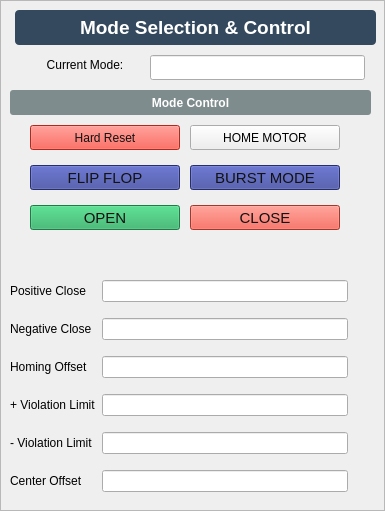
     <widget class="QFrame" name="ModeSelectFrame">
      <property name="frameShape">
       <enum>QFrame::StyledPanel</enum>
      </property>
      <property name="frameShadow">
       <enum>QFrame::Raised</enum>
      </property>
      <widget class="QLabel" name="ModeSelectLabel">
       <property name="geometry">
        <rect>
         <x>15</x>
         <y>10</y>
         <width>361</width>
         <height>35</height>
        </rect>
       </property>
       <property name="font">
        <font>
         <pointsize>14</pointsize>
         <weight>75</weight>
         <bold>true</bold>
        </font>
       </property>
       <property name="styleSheet">
        <string notr="true">QLabel {
    background-color: #34495E;
    color: white;
    border-radius: 4px;
    font-size: 14pt;
    font-weight: bold;
    padding: 5px;
}</string>
       </property>
       <property name="text">
        <string>Mode Selection &amp; Control</string>
       </property>
       <property name="alignment">
        <set>Qt::AlignCenter</set>
       </property>
      </widget>
      <widget class="QLabel" name="ProgramSelLabel">
       <property name="geometry">
        <rect>
         <x>10</x>
         <y>55</y>
         <width>150</width>
         <height>20</height>
        </rect>
       </property>
       <property name="text">
        <string>Current Mode:</string>
       </property>
       <property name="alignment">
        <set>Qt::AlignCenter</set>
       </property>
      </widget>
      <widget class="PyDMLineEdit" name="ProgramSelInput">
       <property name="geometry">
        <rect>
         <x>150</x>
         <y>55</y>
         <width>215</width>
         <height>25</height>
        </rect>
       </property>
       <property name="alignment">
        <set>Qt::AlignCenter</set>
       </property>
       <property name="precision" stdset="0">
        <number>0</number>
       </property>
       <property name="showUnits" stdset="0">
        <bool>false</bool>
       </property>
       <property name="precisionFromPV" stdset="0">
        <bool>true</bool>
       </property>
       <property name="alarmSensitiveContent" stdset="0">
        <bool>false</bool>
       </property>
       <property name="alarmSensitiveBorder" stdset="0">
        <bool>true</bool>
       </property>
       <property name="PyDMToolTip" stdset="0">
        <string/>
       </property>
       <property name="monitorDisp" stdset="0">
        <bool>false</bool>
       </property>
       <property name="channel" stdset="0">
        <string>ca://${prefix}:MMS:01:eModeSelector_RBV</string>
       </property>
      </widget>
      <widget class="QLabel" name="ModeControlGroupLabel">
       <property name="geometry">
        <rect>
         <x>10</x>
         <y>90</y>
         <width>361</width>
         <height>25</height>
        </rect>
       </property>
       <property name="styleSheet">
        <string notr="true">background-color: #7F8C8D; color: white; font-weight: bold; padding: 3px; border-radius: 3px;</string>
       </property>
       <property name="text">
        <string>Mode Control</string>
       </property>
       <property name="alignment">
        <set>Qt::AlignCenter</set>
       </property>
      </widget>
      <widget class="PyDMPushButton" name="FlipFlop">
       <property name="geometry">
        <rect>
         <x>30</x>
         <y>165</y>
         <width>150</width>
         <height>25</height>
        </rect>
       </property>
       <property name="styleSheet">
        <string notr="true">QPushButton {
	color: rgb(18, 18, 18);
	background-color: rgb(54, 64, 153);
    font-size: 11pt;
}
QPushButton:hover {
    background-color: #2980B9;
}
QPushButton:pressed {
    background-color: #21618C;
}</string>
       </property>
       <property name="text">
        <string>FLIP FLOP</string>
       </property>
       <property name="channel" stdset="0">
        <string>ca://XCS:SB2:MMS:09:RUN_FLIPFLOP</string>
       </property>
       <property name="pressValue" stdset="0">
        <string>1</string>
       </property>
      </widget>
      <widget class="PyDMPushButton" name="BurstModeButton">
       <property name="geometry">
        <rect>
         <x>190</x>
         <y>165</y>
         <width>150</width>
         <height>25</height>
        </rect>
       </property>
       <property name="styleSheet">
        <string notr="true">QPushButton {
    color: rgb(18, 18, 18);
    background-color: rgb(54, 64, 153);
    font-size: 11pt;
}
QPushButton:hover {
    background-color: #8E44AD;
}
QPushButton:pressed {
    background-color: #7D3C98;
}</string>
       </property>
       <property name="text">
        <string>BURST MODE</string>
       </property>
       <property name="channel" stdset="0">
        <string>ca://XCS:SB2:MMS:09:RUN_BURSTMODE</string>
       </property>
       <property name="pressValue" stdset="0">
        <string>1</string>
       </property>
      </widget>
      <widget class="PyDMPushButton" name="HomeButton">
       <property name="geometry">
        <rect>
         <x>190</x>
         <y>125</y>
         <width>150</width>
         <height>25</height>
        </rect>
       </property>
       <property name="styleSheet">
        <string notr="true">QPushButton {
    color: rgb(18, 18, 18);    
    background-color: #F39C12;
    font-size: 11pt;
}
QPushButton:hover {
    background-color: #E67E22;
}
QPushButton:pressed {
    background-color: #D68910;
}
color: rgb(18, 18, 18);</string>
       </property>
       <property name="text">
        <string>HOME MOTOR</string>
       </property>
       <property name="channel" stdset="0">
        <string>ca://XCS:SB2:MMS:09:HOME:MOTOR</string>
       </property>
       <property name="pressValue" stdset="0">
        <string>1</string>
       </property>
      </widget>
      <widget class="PyDMPushButton" name="OpenButton">
       <property name="geometry">
        <rect>
         <x>30</x>
         <y>205</y>
         <width>150</width>
         <height>25</height>
        </rect>
       </property>
       <property name="styleSheet">
        <string notr="true">QPushButton {
    color: rgb(18, 18, 18);
    background-color: #27AE60;
    font-size: 11pt;
}
QPushButton:hover {
    background-color: #229954;
}
QPushButton:pressed {
    background-color: #1E8449;
}</string>
       </property>
       <property name="text">
        <string>OPEN</string>
       </property>
       <property name="channel" stdset="0">
        <string>ca://XCS:SB2:MMS:09:S_OPEN</string>
       </property>
       <property name="pressValue" stdset="0">
        <string>1</string>
       </property>
      </widget>
      <widget class="PyDMPushButton" name="CloseButton">
       <property name="geometry">
        <rect>
         <x>190</x>
         <y>205</y>
         <width>150</width>
         <height>25</height>
        </rect>
       </property>
       <property name="styleSheet">
        <string notr="true">QPushButton {
    color: rgb(18, 18, 18);
    background-color: #E74C3C;
    font-size: 11pt;
}
QPushButton:hover {
    background-color: #C0392B;
}
QPushButton:pressed {
    background-color: #A93226;
}</string>
       </property>
       <property name="text">
        <string>CLOSE</string>
       </property>
       <property name="channel" stdset="0">
        <string>ca://XCS:SB2:MMS:09:S_CLOSE</string>
       </property>
       <property name="pressValue" stdset="0">
        <string>1</string>
       </property>
      </widget>
      <widget class="PyDMPushButton" name="PyDMPushButton_2">
       <property name="geometry">
        <rect>
         <x>30</x>
         <y>125</y>
         <width>150</width>
         <height>25</height>
        </rect>
       </property>
       <property name="toolTip">
        <string/>
       </property>
       <property name="styleSheet">
        <string notr="true">color: rgb(18, 18, 18);
background-color: rgb(255, 53, 35);</string>
       </property>
       <property name="text">
        <string>Hard Reset</string>
       </property>
       <property name="alarmSensitiveContent" stdset="0">
        <bool>false</bool>
       </property>
       <property name="alarmSensitiveBorder" stdset="0">
        <bool>false</bool>
       </property>
       <property name="PyDMToolTip" stdset="0">
        <string/>
       </property>
       <property name="monitorDisp" stdset="0">
        <bool>false</bool>
       </property>
       <property name="channel" stdset="0">
        <string>ca://${prefix}:MMS:01:bReset</string>
       </property>
       <property name="PyDMIcon" stdset="0">
        <string/>
       </property>
       <property name="passwordProtected" stdset="0">
        <bool>false</bool>
       </property>
       <property name="password" stdset="0">
        <string/>
       </property>
       <property name="protectedPassword" stdset="0">
        <string/>
       </property>
       <property name="showConfirmDialog" stdset="0">
        <bool>false</bool>
       </property>
       <property name="confirmMessage" stdset="0">
        <string>Are you sure you want to proceed?</string>
       </property>
       <property name="pressValue" stdset="0">
        <string>1</string>
       </property>
       <property name="releaseValue" stdset="0">
        <string>None</string>
       </property>
       <property name="relativeChange" stdset="0">
        <bool>false</bool>
       </property>
       <property name="writeWhenRelease" stdset="0">
        <bool>false</bool>
       </property>
      </widget>
      <widget class="QWidget" name="layoutWidget">
       <property name="geometry">
        <rect>
         <x>10</x>
         <y>270</y>
         <width>351</width>
         <height>232</height>
        </rect>
       </property>
       <layout class="QGridLayout" name="gridLayout_2">
        <item row="0" column="0">
         <widget class="QLabel" name="label">
          <property name="text">
           <string>Positive Close</string>
          </property>
         </widget>
        </item>
        <item row="1" column="0">
         <widget class="QLabel" name="label_2">
          <property name="text">
           <string>Negative Close</string>
          </property>
         </widget>
        </item>
        <item row="1" column="2">
         <widget class="PyDMLabel" name="PyDMLabel_2">
          <property name="maximumSize">
           <size>
            <width>50</width>
            <height>16777215</height>
           </size>
          </property>
          <property name="toolTip">
           <string/>
          </property>
          <property name="precision" stdset="0">
           <number>0</number>
          </property>
          <property name="showUnits" stdset="0">
           <bool>false</bool>
          </property>
          <property name="precisionFromPV" stdset="0">
           <bool>true</bool>
          </property>
          <property name="alarmSensitiveContent" stdset="0">
           <bool>false</bool>
          </property>
          <property name="alarmSensitiveBorder" stdset="0">
           <bool>true</bool>
          </property>
          <property name="PyDMToolTip" stdset="0">
           <string/>
          </property>
          <property name="channel" stdset="0">
           <string>ca://${prefix}:MMS:01:fStopNeg_RBV</string>
          </property>
          <property name="enableRichText" stdset="0">
           <bool>false</bool>
          </property>
         </widget>
        </item>
        <item row="1" column="1">
         <widget class="PyDMLineEdit" name="PyDMLineEdit_2">
          <property name="maximumSize">
           <size>
            <width>1000</width>
            <height>16777215</height>
           </size>
          </property>
          <property name="toolTip">
           <string/>
          </property>
          <property name="precision" stdset="0">
           <number>0</number>
          </property>
          <property name="showUnits" stdset="0">
           <bool>false</bool>
          </property>
          <property name="precisionFromPV" stdset="0">
           <bool>true</bool>
          </property>
          <property name="alarmSensitiveContent" stdset="0">
           <bool>false</bool>
          </property>
          <property name="alarmSensitiveBorder" stdset="0">
           <bool>true</bool>
          </property>
          <property name="PyDMToolTip" stdset="0">
           <string/>
          </property>
          <property name="monitorDisp" stdset="0">
           <bool>false</bool>
          </property>
          <property name="channel" stdset="0">
           <string>ca://${prefix}:MMS:01:fStopNeg</string>
          </property>
         </widget>
        </item>
        <item row="3" column="1">
         <widget class="PyDMLineEdit" name="PyDMLineEdit_4">
          <property name="maximumSize">
           <size>
            <width>1000</width>
            <height>16777215</height>
           </size>
          </property>
          <property name="toolTip">
           <string/>
          </property>
          <property name="precision" stdset="0">
           <number>0</number>
          </property>
          <property name="showUnits" stdset="0">
           <bool>false</bool>
          </property>
          <property name="precisionFromPV" stdset="0">
           <bool>true</bool>
          </property>
          <property name="alarmSensitiveContent" stdset="0">
           <bool>false</bool>
          </property>
          <property name="alarmSensitiveBorder" stdset="0">
           <bool>true</bool>
          </property>
          <property name="PyDMToolTip" stdset="0">
           <string/>
          </property>
          <property name="monitorDisp" stdset="0">
           <bool>false</bool>
          </property>
          <property name="channel" stdset="0">
           <string>ca://${prefix}:MMS:01:fLimitPos</string>
          </property>
         </widget>
        </item>
        <item row="4" column="2">
         <widget class="PyDMLabel" name="PyDMLabel_5">
          <property name="maximumSize">
           <size>
            <width>50</width>
            <height>16777215</height>
           </size>
          </property>
          <property name="toolTip">
           <string/>
          </property>
          <property name="precision" stdset="0">
           <number>0</number>
          </property>
          <property name="showUnits" stdset="0">
           <bool>false</bool>
          </property>
          <property name="precisionFromPV" stdset="0">
           <bool>true</bool>
          </property>
          <property name="alarmSensitiveContent" stdset="0">
           <bool>false</bool>
          </property>
          <property name="alarmSensitiveBorder" stdset="0">
           <bool>true</bool>
          </property>
          <property name="PyDMToolTip" stdset="0">
           <string/>
          </property>
          <property name="channel" stdset="0">
           <string>ca://${prefix}:MMS:01:fLimitNeg_RBV</string>
          </property>
          <property name="enableRichText" stdset="0">
           <bool>false</bool>
          </property>
         </widget>
        </item>
        <item row="2" column="0">
         <widget class="QLabel" name="label_3">
          <property name="text">
           <string>Homing Offset</string>
          </property>
         </widget>
        </item>
        <item row="4" column="1">
         <widget class="PyDMLineEdit" name="PyDMLineEdit_5">
          <property name="maximumSize">
           <size>
            <width>1000</width>
            <height>16777215</height>
           </size>
          </property>
          <property name="toolTip">
           <string/>
          </property>
          <property name="precision" stdset="0">
           <number>0</number>
          </property>
          <property name="showUnits" stdset="0">
           <bool>false</bool>
          </property>
          <property name="precisionFromPV" stdset="0">
           <bool>true</bool>
          </property>
          <property name="alarmSensitiveContent" stdset="0">
           <bool>false</bool>
          </property>
          <property name="alarmSensitiveBorder" stdset="0">
           <bool>true</bool>
          </property>
          <property name="PyDMToolTip" stdset="0">
           <string/>
          </property>
          <property name="monitorDisp" stdset="0">
           <bool>false</bool>
          </property>
          <property name="channel" stdset="0">
           <string>ca://${prefix}:MMS:01:fLimitNeg</string>
          </property>
         </widget>
        </item>
        <item row="3" column="0">
         <widget class="QLabel" name="label_4">
          <property name="text">
           <string>+ Violation Limit</string>
          </property>
         </widget>
        </item>
        <item row="2" column="1">
         <widget class="PyDMLineEdit" name="PyDMLineEdit_3">
          <property name="maximumSize">
           <size>
            <width>1000</width>
            <height>16777215</height>
           </size>
          </property>
          <property name="toolTip">
           <string/>
          </property>
          <property name="precision" stdset="0">
           <number>0</number>
          </property>
          <property name="showUnits" stdset="0">
           <bool>false</bool>
          </property>
          <property name="precisionFromPV" stdset="0">
           <bool>true</bool>
          </property>
          <property name="alarmSensitiveContent" stdset="0">
           <bool>false</bool>
          </property>
          <property name="alarmSensitiveBorder" stdset="0">
           <bool>true</bool>
          </property>
          <property name="PyDMToolTip" stdset="0">
           <string/>
          </property>
          <property name="monitorDisp" stdset="0">
           <bool>false</bool>
          </property>
          <property name="channel" stdset="0">
           <string>ca://${prefix}:MMS:01:fCenter</string>
          </property>
         </widget>
        </item>
        <item row="5" column="1">
         <widget class="PyDMLineEdit" name="PyDMLineEdit_6">
          <property name="maximumSize">
           <size>
            <width>1000</width>
            <height>16777215</height>
           </size>
          </property>
          <property name="toolTip">
           <string/>
          </property>
          <property name="precision" stdset="0">
           <number>0</number>
          </property>
          <property name="showUnits" stdset="0">
           <bool>false</bool>
          </property>
          <property name="precisionFromPV" stdset="0">
           <bool>true</bool>
          </property>
          <property name="alarmSensitiveContent" stdset="0">
           <bool>false</bool>
          </property>
          <property name="alarmSensitiveBorder" stdset="0">
           <bool>true</bool>
          </property>
          <property name="PyDMToolTip" stdset="0">
           <string/>
          </property>
          <property name="monitorDisp" stdset="0">
           <bool>false</bool>
          </property>
          <property name="channel" stdset="0">
           <string>ca://${prefix}:MMS:01:fCenterOffset</string>
          </property>
         </widget>
        </item>
        <item row="2" column="2">
         <widget class="PyDMLabel" name="PyDMLabel_3">
          <property name="maximumSize">
           <size>
            <width>50</width>
            <height>16777215</height>
           </size>
          </property>
          <property name="toolTip">
           <string/>
          </property>
          <property name="precision" stdset="0">
           <number>0</number>
          </property>
          <property name="showUnits" stdset="0">
           <bool>false</bool>
          </property>
          <property name="precisionFromPV" stdset="0">
           <bool>true</bool>
          </property>
          <property name="alarmSensitiveContent" stdset="0">
           <bool>false</bool>
          </property>
          <property name="alarmSensitiveBorder" stdset="0">
           <bool>true</bool>
          </property>
          <property name="PyDMToolTip" stdset="0">
           <string/>
          </property>
          <property name="channel" stdset="0">
           <string>ca://${prefix}:MMS:01:fCenter_RBV</string>
          </property>
          <property name="enableRichText" stdset="0">
           <bool>false</bool>
          </property>
         </widget>
        </item>
        <item row="5" column="2">
         <widget class="PyDMLabel" name="PyDMLabel_6">
          <property name="maximumSize">
           <size>
            <width>50</width>
            <height>16777215</height>
           </size>
          </property>
          <property name="toolTip">
           <string/>
          </property>
          <property name="precision" stdset="0">
           <number>0</number>
          </property>
          <property name="showUnits" stdset="0">
           <bool>false</bool>
          </property>
          <property name="precisionFromPV" stdset="0">
           <bool>true</bool>
          </property>
          <property name="alarmSensitiveContent" stdset="0">
           <bool>false</bool>
          </property>
          <property name="alarmSensitiveBorder" stdset="0">
           <bool>true</bool>
          </property>
          <property name="PyDMToolTip" stdset="0">
           <string/>
          </property>
          <property name="channel" stdset="0">
           <string>ca://${prefix}:MMS:01:fCenterOffset_RBV</string>
          </property>
          <property name="enableRichText" stdset="0">
           <bool>false</bool>
          </property>
         </widget>
        </item>
        <item row="0" column="1">
         <widget class="PyDMLineEdit" name="PyDMLineEdit">
          <property name="maximumSize">
           <size>
            <width>1000</width>
            <height>16777215</height>
           </size>
          </property>
          <property name="toolTip">
           <string/>
          </property>
          <property name="precision" stdset="0">
           <number>0</number>
          </property>
          <property name="showUnits" stdset="0">
           <bool>false</bool>
          </property>
          <property name="precisionFromPV" stdset="0">
           <bool>true</bool>
          </property>
          <property name="alarmSensitiveContent" stdset="0">
           <bool>false</bool>
          </property>
          <property name="alarmSensitiveBorder" stdset="0">
           <bool>true</bool>
          </property>
          <property name="PyDMToolTip" stdset="0">
           <string/>
          </property>
          <property name="monitorDisp" stdset="0">
           <bool>false</bool>
          </property>
          <property name="channel" stdset="0">
           <string>ca://${prefix}:MMS:01:fStopPos</string>
          </property>
         </widget>
        </item>
        <item row="3" column="2">
         <widget class="PyDMLabel" name="PyDMLabel_4">
          <property name="maximumSize">
           <size>
            <width>50</width>
            <height>16777215</height>
           </size>
          </property>
          <property name="toolTip">
           <string/>
          </property>
          <property name="precision" stdset="0">
           <number>0</number>
          </property>
          <property name="showUnits" stdset="0">
           <bool>false</bool>
          </property>
          <property name="precisionFromPV" stdset="0">
           <bool>true</bool>
          </property>
          <property name="alarmSensitiveContent" stdset="0">
           <bool>false</bool>
          </property>
          <property name="alarmSensitiveBorder" stdset="0">
           <bool>true</bool>
          </property>
          <property name="PyDMToolTip" stdset="0">
           <string/>
          </property>
          <property name="channel" stdset="0">
           <string>ca://${prefix}:MMS:01:fLimitPos_RBV</string>
          </property>
          <property name="enableRichText" stdset="0">
           <bool>false</bool>
          </property>
         </widget>
        </item>
        <item row="0" column="2">
         <widget class="PyDMLabel" name="PyDMLabel">
          <property name="maximumSize">
           <size>
            <width>50</width>
            <height>16777215</height>
           </size>
          </property>
          <property name="toolTip">
           <string/>
          </property>
          <property name="precision" stdset="0">
           <number>0</number>
          </property>
          <property name="showUnits" stdset="0">
           <bool>false</bool>
          </property>
          <property name="precisionFromPV" stdset="0">
           <bool>true</bool>
          </property>
          <property name="alarmSensitiveContent" stdset="0">
           <bool>false</bool>
          </property>
          <property name="alarmSensitiveBorder" stdset="0">
           <bool>true</bool>
          </property>
          <property name="PyDMToolTip" stdset="0">
           <string/>
          </property>
          <property name="channel" stdset="0">
           <string>ca://${prefix}:MMS:01:fStopPos_RBV</string>
          </property>
          <property name="enableRichText" stdset="0">
           <bool>false</bool>
          </property>
         </widget>
        </item>
        <item row="5" column="0">
         <widget class="QLabel" name="label_6">
          <property name="text">
           <string>Center Offset</string>
          </property>
         </widget>
        </item>
        <item row="4" column="0">
         <widget class="QLabel" name="label_5">
          <property name="text">
           <string>- Violation Limit</string>
          </property>
         </widget>
        </item>
       </layout>
      </widget>
     </widget>
